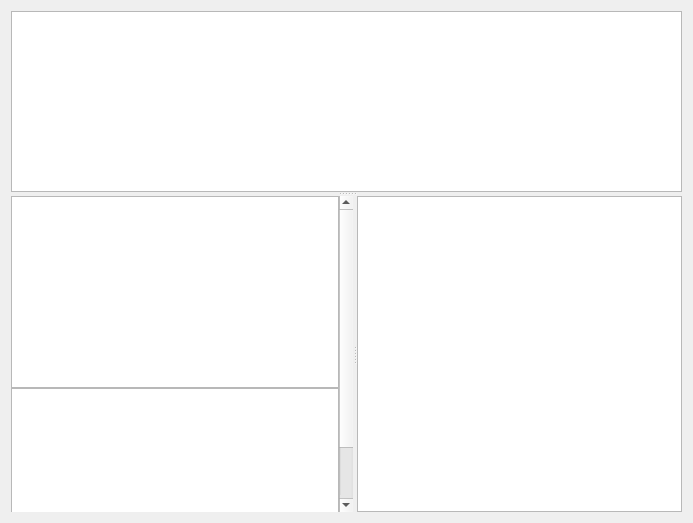
<?xml version="1.0" encoding="UTF-8"?>
<ui version="4.0">
 <class>TabRev</class>
 <widget class="QWidget" name="TabRev">
  <property name="geometry">
   <rect>
    <x>0</x>
    <y>0</y>
    <width>693</width>
    <height>523</height>
   </rect>
  </property>
  <property name="windowTitle">
   <string>Rev list</string>
  </property>
  <layout class="QHBoxLayout" name="horizontalLayout_2">
   <item>
    <widget class="QSplitter" name="horizontalSplitter">
     <property name="orientation">
      <enum>Qt::Vertical</enum>
     </property>
     <widget class="ListView" name="listViewLog">
      <property name="contextMenuPolicy">
       <enum>Qt::CustomContextMenu</enum>
      </property>
      <property name="acceptDrops">
       <bool>true</bool>
      </property>
      <property name="alternatingRowColors">
       <bool>true</bool>
      </property>
      <property name="selectionMode">
       <enum>QAbstractItemView::ExtendedSelection</enum>
      </property>
      <property name="rootIsDecorated">
       <bool>false</bool>
      </property>
      <property name="uniformRowHeights">
       <bool>true</bool>
      </property>
      <property name="itemsExpandable">
       <bool>false</bool>
      </property>
      <property name="allColumnsShowFocus">
       <bool>true</bool>
      </property>
     </widget>
     <widget class="QSplitter" name="verticalSplitter">
      <property name="orientation">
       <enum>Qt::Horizontal</enum>
      </property>
      <widget class="QScrollArea" name="scrollArea">
       <property name="frameShape">
        <enum>QFrame::NoFrame</enum>
       </property>
       <property name="verticalScrollBarPolicy">
        <enum>Qt::ScrollBarAlwaysOn</enum>
       </property>
       <property name="widgetResizable">
        <bool>true</bool>
       </property>
       <widget class="QWidget" name="scrollAreaWidgetContents_2">
        <property name="geometry">
         <rect>
          <x>0</x>
          <y>0</y>
          <width>328</width>
          <height>384</height>
         </rect>
        </property>
        <property name="sizePolicy">
         <sizepolicy hsizetype="Preferred" vsizetype="MinimumExpanding">
          <horstretch>0</horstretch>
          <verstretch>0</verstretch>
         </sizepolicy>
        </property>
        <property name="minimumSize">
         <size>
          <width>0</width>
          <height>0</height>
         </size>
        </property>
        <layout class="QHBoxLayout" name="horizontalLayout">
         <property name="margin">
          <number>0</number>
         </property>
         <item>
          <widget class="QWidget" name="widget" native="true">
           <property name="sizePolicy">
            <sizepolicy hsizetype="Preferred" vsizetype="Preferred">
             <horstretch>0</horstretch>
             <verstretch>0</verstretch>
            </sizepolicy>
           </property>
           <layout class="QVBoxLayout" name="verticalLayout">
            <property name="spacing">
             <number>0</number>
            </property>
            <property name="sizeConstraint">
             <enum>QLayout::SetDefaultConstraint</enum>
            </property>
            <property name="margin">
             <number>0</number>
            </property>
            <item>
             <widget class="RevDesc" name="textBrowserDesc">
              <property name="verticalScrollBarPolicy">
               <enum>Qt::ScrollBarAlwaysOff</enum>
              </property>
              <property name="horizontalScrollBarPolicy">
               <enum>Qt::ScrollBarAlwaysOff</enum>
              </property>
              <property name="lineWrapMode">
               <enum>QTextEdit::WidgetWidth</enum>
              </property>
             </widget>
            </item>
            <item>
             <widget class="PatchContent" name="textEditDiff">
              <property name="sizePolicy">
               <sizepolicy hsizetype="Expanding" vsizetype="Expanding">
                <horstretch>0</horstretch>
                <verstretch>1</verstretch>
               </sizepolicy>
              </property>
              <property name="verticalScrollBarPolicy">
               <enum>Qt::ScrollBarAlwaysOff</enum>
              </property>
              <property name="horizontalScrollBarPolicy">
               <enum>Qt::ScrollBarAlwaysOff</enum>
              </property>
              <property name="undoRedoEnabled">
               <bool>false</bool>
              </property>
              <property name="lineWrapMode">
               <enum>QPlainTextEdit::NoWrap</enum>
              </property>
              <property name="readOnly">
               <bool>true</bool>
              </property>
             </widget>
            </item>
           </layout>
          </widget>
         </item>
        </layout>
       </widget>
      </widget>
      <widget class="FileList" name="fileList">
       <property name="contextMenuPolicy">
        <enum>Qt::CustomContextMenu</enum>
       </property>
      </widget>
     </widget>
    </widget>
   </item>
  </layout>
 </widget>
 <layoutdefault spacing="6" margin="11"/>
 <customwidgets>
  <customwidget>
   <class>ListView</class>
   <extends>QTreeView</extends>
   <header>listview.h</header>
  </customwidget>
  <customwidget>
   <class>RevDesc</class>
   <extends>QTextBrowser</extends>
   <header>revdesc.h</header>
  </customwidget>
  <customwidget>
   <class>FileList</class>
   <extends>QListWidget</extends>
   <header>filelist.h</header>
  </customwidget>
  <customwidget>
   <class>PatchContent</class>
   <extends>QPlainTextEdit</extends>
   <header>patchcontent.h</header>
  </customwidget>
 </customwidgets>
 <includes>
  <include location="local">revdesc.h</include>
 </includes>
 <resources/>
 <connections/>
</ui>
